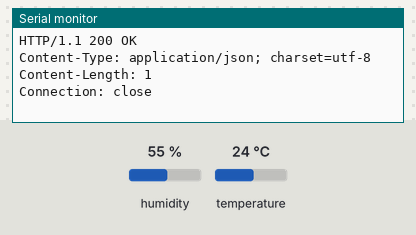
Recording of a sketch running on a simulated ESP8266 (NodeMCU). On the bench: the last lines printed to the serial monitor. Inputs (shaded band) come from the test bench; at power-on: humidity 55 %, temperature 24 °C. WiFi joins after 1.5 s; servers stay silent unless stated; web services answer with replies made up by the test bench.

Above: at 2.7 s.
2.8 s: humidity set to 22 %
At 3.6 s:
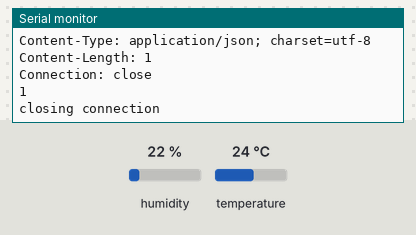
15.6 s: temperature set to 12 °C
24.2 s: humidity set to 40 %
At 24.29 s:
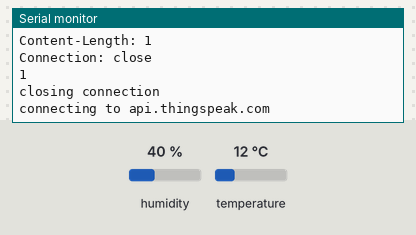
Timing chart, 0 to 27.2 s (numbered marks = the images above; inputs shaded):
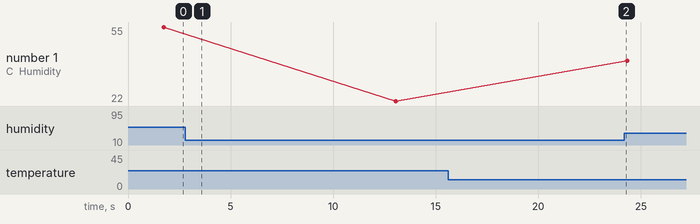

The sketch:

WeatherLogger.ino
```cpp
// (licence header left out)
/*******************************
 *   Libraries instantiation   *
 *******************************/

// ESP8266 libraries
#include <ESP8266WiFi.h>

// DHT11 library
#include "DHT.h"

/**************************
 *     Begin Settings     *
 **************************/

// WIFI setup
const char* WIFI_SSID = "71C 2.4Ghz";  // Wi-Fi network SSID
const char* WIFI_PWD = "10203040";      // Wi-Fi network password

// Thingspeak settings
const char* host = "api.thingspeak.com";    // Thingspeak API host address
const char* THINGSPEAK_API_KEY = "4ZSH4A4AY2C4IK15";  // Thingspeak API key

// DHT11 settings
#define DHTPIN D4        // Pin to which the DHT11 sensor is connected
#define DHTTYPE DHT11    // Type of DHT sensor being used (DHT11 in this case)

DHT dht(DHTPIN, DHTTYPE); // DHT sensor object

// general settings
const boolean IS_METRIC = true;  // Flag indicating whether the measurements are in metric units
const int UPDATE_INTERVAL_SECONDS = 10;  // Interval between consecutive updates

/**************************
 *      End Settings      *
 **************************/

void setup() {
  Serial.begin(115200); // Initialize serial communication
  delay(10);

  Serial.println();
  Serial.println();
  Serial.print("Connecting to ");
  Serial.println(WIFI_SSID);

  WiFi.begin(WIFI_SSID, WIFI_PWD);  // Connect to Wi-Fi network

  // Wait for Wi-Fi connection to be established
  while (WiFi.status() != WL_CONNECTED) {
    delay(500);
    Serial.print(".");
  }

  Serial.println("");
  Serial.println("WiFi connected");
  Serial.println("IP address: ");
  Serial.println(WiFi.localIP());  // Print local IP address
}

void loop() {
  Serial.print("connecting to ");
  Serial.println(host);

  WiFiClient client;  // Create a client object for HTTP communication
  const int httpPort = 80;  // HTTP port for communication with Thingspeak API

  // Connect to the Thingspeak server
  if (!client.connect(host, httpPort)) {
    Serial.println("connection to Thingspeak failed");
    return;
  }

  // Read temperature and humidity from DHT sensor
  float humidity = dht.readHumidity();
  float temperature = dht.readTemperature();

  // Check if sensor readings are valid
  if (isnan(humidity) || isnan(temperature)) {
    Serial.println("Failed to read from DHT sensor!");
    return;
  }

  // Prepare URL for sending sensor data to Thingspeak
  String url = "/update?api_key=";
  url += THINGSPEAK_API_KEY;
  url += "&field1=";
  url += String(temperature);
  url += "&field2=";
  url += String(humidity);

  // Print temperature and humidity readings to serial monitor
  Serial.print("Temperature: ");
  Serial.print(temperature);
  Serial.print("ºC, Humidity: ");
  Serial.print(humidity);
  Serial.println("%");

  Serial.print("Requesting URL: ");
  Serial.println(url);

  // Send HTTP GET request to Thingspeak
  client.print(String("GET ") + url + " HTTP/1.1\r\n" + "Host: " + host + "\r\n" + "Connection: close\r\n\r\n");
  delay(10);

  // Wait for response from Thingspeak server
  while (!client.available()) {
    delay(100);
    Serial.print(".");
  }

  // Read response from Thingspeak server and print it to serial monitor
  while (client.available()) {
    String line = client.readStringUntil('\r');
    Serial.print(line);
  }

  Serial.println();
  Serial.println("closing connection");

  client.stop();  // Close the connection to Thingspeak server

  delay(1000 * UPDATE_INTERVAL_SECONDS);  // Wait before sending next update
}
```

Measured:
- plotted number 1: 55 → 22 after the input at 2.8 s, 22 → 40 after the input at 24.2 s
